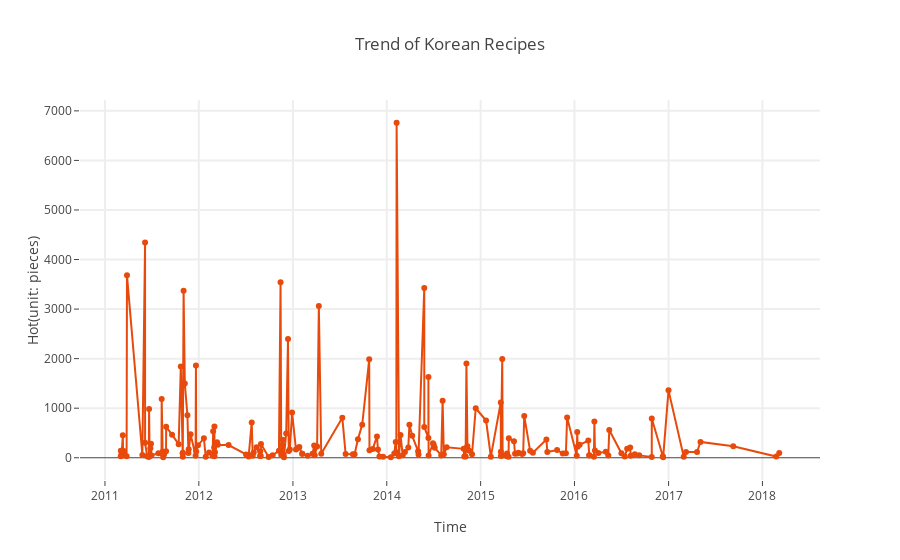

Notebook code for this chart:
### Code cell
df2_hot = df2.sort_values(by = 'time', ascending = False)
data_trend2 = [go.Scatter(
    x = df2_hot['time'],
    y = df2_hot['hot'].values,
    mode = 'lines+markers',
    name = 'lines+markers',
    text = df2_hot['name'],
    marker=dict(
        color='rgb(232,74,12)',
        line=dict(
            color='rgb(8,48,107)'
        )
    ),

)]

layout = dict(title = 'Trend of Korean Recipes',
              xaxis= dict(
                title= 'Time',
                ticklen= 5,
                zeroline= False,
                gridwidth= 2,
              ),
              yaxis=dict(
                title= 'Hot(unit: pieces)',
                ticklen= 5,
                gridwidth= 2,
              )
             )

fig = dict(data=data_trend2, layout=layout)
iplot(fig)

### Figure 1 — Plotly figure (JSON) as saved in the notebook; plotly's stock layout.template omitted (floating-point values rounded to 4 significant figures; data arrays with more than 128 entries replaced by an {"elided": "..."} marker saying what was removed)
{"data": [{"marker": {"color": "rgb(232,74,12)", "line": {"color": "rgb(8,48,107)"}}, "mode": "lines+markers", "name": "lines+markers", "text": {"elided": "199 str values"}, "type": "scatter", "x": {"elided": "199 str values"}, "y": {"elided": "199 int values"}}], "layout": {"title": "Trend of Korean Recipes", "xaxis": {"gridwidth": 2, "ticklen": 5, "title": "Time", "zeroline": false}, "yaxis": {"gridwidth": 2, "ticklen": 5, "title": "Hot(unit: pieces)"}}}
